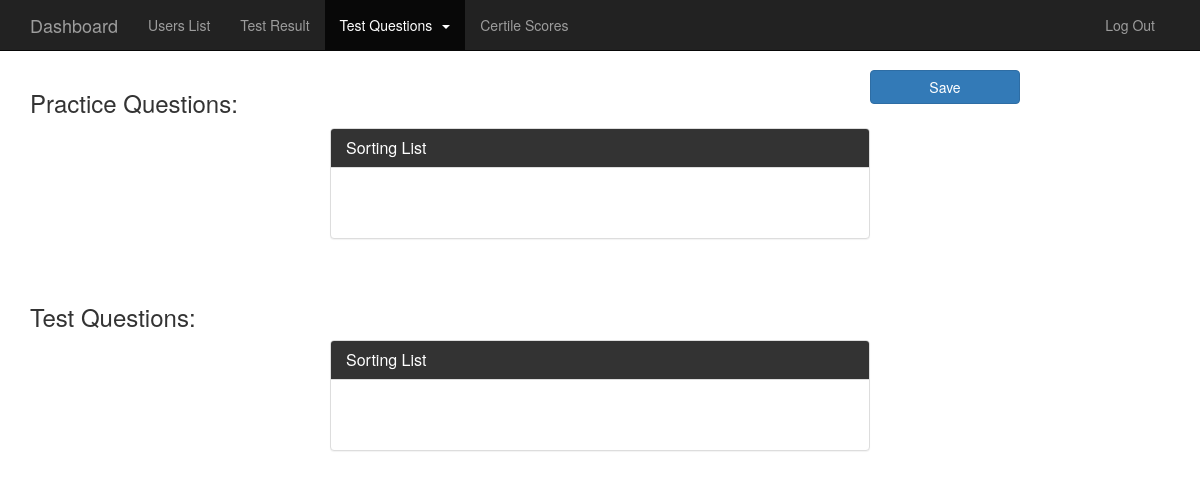
The app's page /index.php/uploadquestions/display_questions_order, older data.
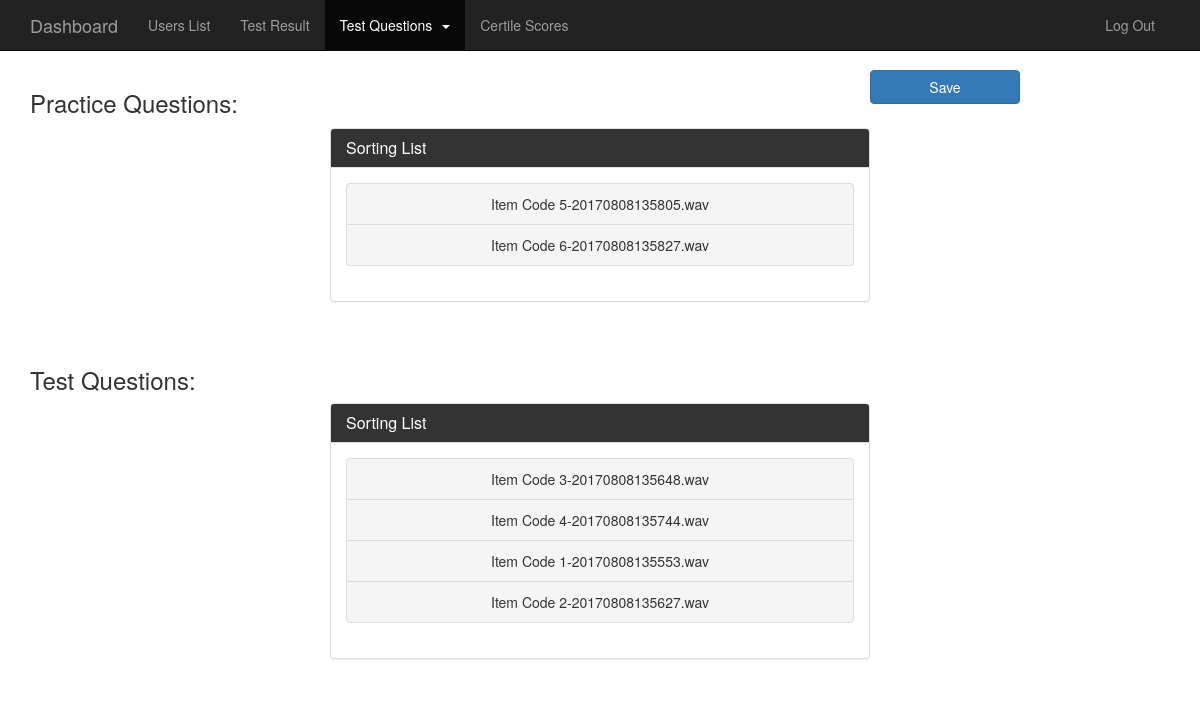
The same page, newer data.
### tables this page shows
CREATE TABLE IF NOT EXISTS `pitch_questions` (
  `id` int(11) NOT NULL AUTO_INCREMENT,
  `questioncode` varchar(15) NOT NULL,
  `questionname` varchar(100) DEFAULT NULL,
  `questiondesc` varchar(255) DEFAULT NULL,
  `questiontype` varchar(8) NOT NULL,
  `audiopath` varchar(255) NOT NULL,
  `audiofilename` varchar(100) NOT NULL,
  `answer` int(2) NOT NULL,
  `active` tinyint(1) DEFAULT '1',
  `addeddate` datetime DEFAULT NULL,
  `includeinscoring` tinyint(1) DEFAULT '1',
  PRIMARY KEY (`id`),
  UNIQUE KEY `questioncode` (`questioncode`)
);

### application/controllers/UploadQuestions.php (called while the page is built, shortened)
<?php
class UploadQuestions extends CI_Controller {
	function display_questions_order()
	{
		$this->load->model('adminmodel');
		$arrData['questions'] = $this->adminmodel->fetch_questions();
		if(isset($arrData['questions']['order'])) {
			$result = $arrData['questions'];
			$practice_order = $result['order']['practice'];
			$practice_order_count = count($practice_order);
			$practice = array();
			for($i=0; $i<$practice_order_count; $i++)
			{
				$id = $practice_order[$i];
				foreach($result['practice'] as $row)
				{
					if($row['id'] == $id)
					{
						array_push($practice, $row);
					}
				}
			}
			$test_order = $result['order']['test'];
			$test_order_count = count($test_order);
			$test = array();
			for($i=0; $i<$test_order_count; $i++)
			{
				$id = $test_order[$i];
				foreach($result['test'] as $row)
				{
					if($row['id'] == $id)
					{
						array_push($test, $row);
					}
				}
			}
			$arrData['questions']['practice'] = $practice;
			$arrData['questions']['test'] = $test;
			$this->load->view('display_questions_order',$arrData);
		} else {
			$this->load->view('display_questions_order', $arrData);
		}
	}
}

### index.php (called while the page is built, shortened)
<?php
require_once BASEPATH.'core/CodeIgniter.php';

### application/models/AdminModel.php (called while the page is built, shortened)
<?php
class AdminModel extends CI_Model
{
	function fetch_questions() {
		$sql = 'SELECT * FROM pitch_questions_order WHERE type="questions"';
		$result = $this->db->query($sql);
		if($result->num_rows() > 0)
		{
			$row = $result->row();
			$obj = unserialize(base64_decode($row->question_order));
			$array['order'] = $obj;
		}
		$strQuery = 'SELECT id,questioncode,audiofilename FROM pitch_questions WHERE questiontype="practice" and active = 1';
		$practiceQuery = $this->db->query($strQuery);
		$array['practice'] = $practiceQuery->result_array();
		$query = 'SELECT id,questioncode,audiofilename FROM pitch_questions WHERE questiontype="test" and active = 1';
		$testQuery = $this->db->query($query);
		$array['test'] = $testQuery->result_array();
		return $array;
	}
}
?>

### application/views/display_questions_order.php (the view, shortened to what this page needs)
<?php include 'admin_header.php'; ?>
			<nav class="navbar navbar-inverse navbar-fixed-top">
				<div class="uploadQuestionspage container">
					<div class="navbar-header">
					  <a class="navbar-brand" href="#">Dashboard</a>
					</div>
					<div id="navbar" class="navbar-collapse collapse">
						<ul class="nav navbar-nav" style="float:none;">
							<li><a href="<?=base_url();?>userslist">Users List</a></li>
							<li><a href="<?=base_url();?>usertestresult">Test Result</a></li>
							<li class="dropdown active">
								<a href="#" class="dropdown-toggle" data-toggle="dropdown" role="button" aria-haspopup="true" aria-expanded="false">Test Questions<span class="caret" style="margin-left:10px;"></span></a>
							</li>
							<li><a href="<?=base_url();?>certilescores">Certile Scores</a></li>
							<li class="pull-right"><a href="<?=base_url();?>admindashboard/logout">Log Out</a></li>
						</ul>
					</div>
			  </div>
			</nav>
			<div class="saveBtn">
				<a id="saveQuestionOrder" class="btn btn-primary pull-right col-md-1 col-sm-1" style="width:150px; min-width:inherit; margin:0px 15% 2% 0px;">Save</a>
			</div>
			<section class="adminDashboardView">
				<div class="DisplayQuestionsOrder container">
					<h3>Practice Questions:</h3>
					<div class="container-fluid">
						<div class="row">
							<div class="col-md-6 col-md-offset-3">
								<div class="panel panel-default">
									<div class="panel-heading">
										<h1 class="panel-title">Sorting List</h1>
									</div>
									<div id="container1" class="panel-body box-container">
										<ul id="practiceSortable" class="list-group">
											<?php
												foreach($questions['practice'] as $row)
												{
											?>
												<li class="list-group-item" id="<?=$row['id'];?>"><?=$row['questioncode'];?>-<?=$row['audiofilename'];?></li>
											<?php
												}
											?>
										</ul>
									</div>
								</div>
							</div>
						</div>
					</div>
				</div>
			</section>
			<section class="adminDashboardView practiceQuesSection">
				<div class="DisplayQuestionsOrder container">
					<h3>Test Questions:</h3>
					<div class="container-fluid">
						<div class="row">
							<div class="col-md-6 col-md-offset-3">
								<div class="panel panel-default">
									<div class="panel-heading">
										<h1 class="panel-title">Sorting List</h1>
									</div>
									<div id="container1" class="panel-body box-container">
										<ul id="testSortable" class="list-group">
											<?php
												foreach($questions['test'] as $row)
												{
											?>
												<li class="list-group-item" id="<?=$row['id'];?>"><?=$row['questioncode'];?>-<?=$row['audiofilename'];?></li>
											<?php
												}
											?>
										</ul>
									</div>
								</div>
							</div>
						</div>
					</div>
				</div>
			</section>
<?php include 'admin_footer.php'; ?>

### application/views/admin_header.php (shortened to what this page needs)
<!DOCTYPE html>
<html class="no-js">
<head>
		<link rel="stylesheet" href="https://maxcdn.bootstrapcdn.com/bootstrap/3.3.7/css/bootstrap.min.css">
		<link href="<?=base_url();?>resources/css/admin.css" rel="stylesheet" />
		<link href="<?=base_url();?>resources/css/jquery.dataTables.css" rel="stylesheet" />
		<link href="<?=base_url();?>resources/css/sweetalert.css" rel="stylesheet" />
</head>
	<body>

### application/views/admin_footer.php
	</body>
</html>

### resources/css/admin.css (style rules this page uses)
html, body { height: 100%; background:#fff; }
.adminDashboardView { margin:70px 10px 0px; }
.box-container { min-height: 70px; }
.list-group { text-align: center; }
.practiceQuesSection { margin-top: 25px !important; }
.list-group-item { background-color: #f5f5f5 !important; }
.DisplayQuestionsOrder .panel-default>.panel-heading { color: #fff; background-color: #333; border-color: #ddd; }

Row changes from the older to the newer data that the page shows:
added pitch_questions: questioncode "Item Code 5", audiofilename "20170808135805.wav", shown under "Sorting List"
added pitch_questions: questioncode "Item Code 6", audiofilename "20170808135827.wav", shown under "Sorting List"
added pitch_questions: questioncode "Item Code 3", audiofilename "20170808135648.wav", shown under "Sorting List"
added pitch_questions: questioncode "Item Code 4", audiofilename "20170808135744.wav", shown under "Sorting List"
added pitch_questions: questioncode "Item Code 1", audiofilename "20170808135553.wav", shown under "Sorting List"
added pitch_questions: questioncode "Item Code 2", audiofilename "20170808135627.wav", shown under "Sorting List"
